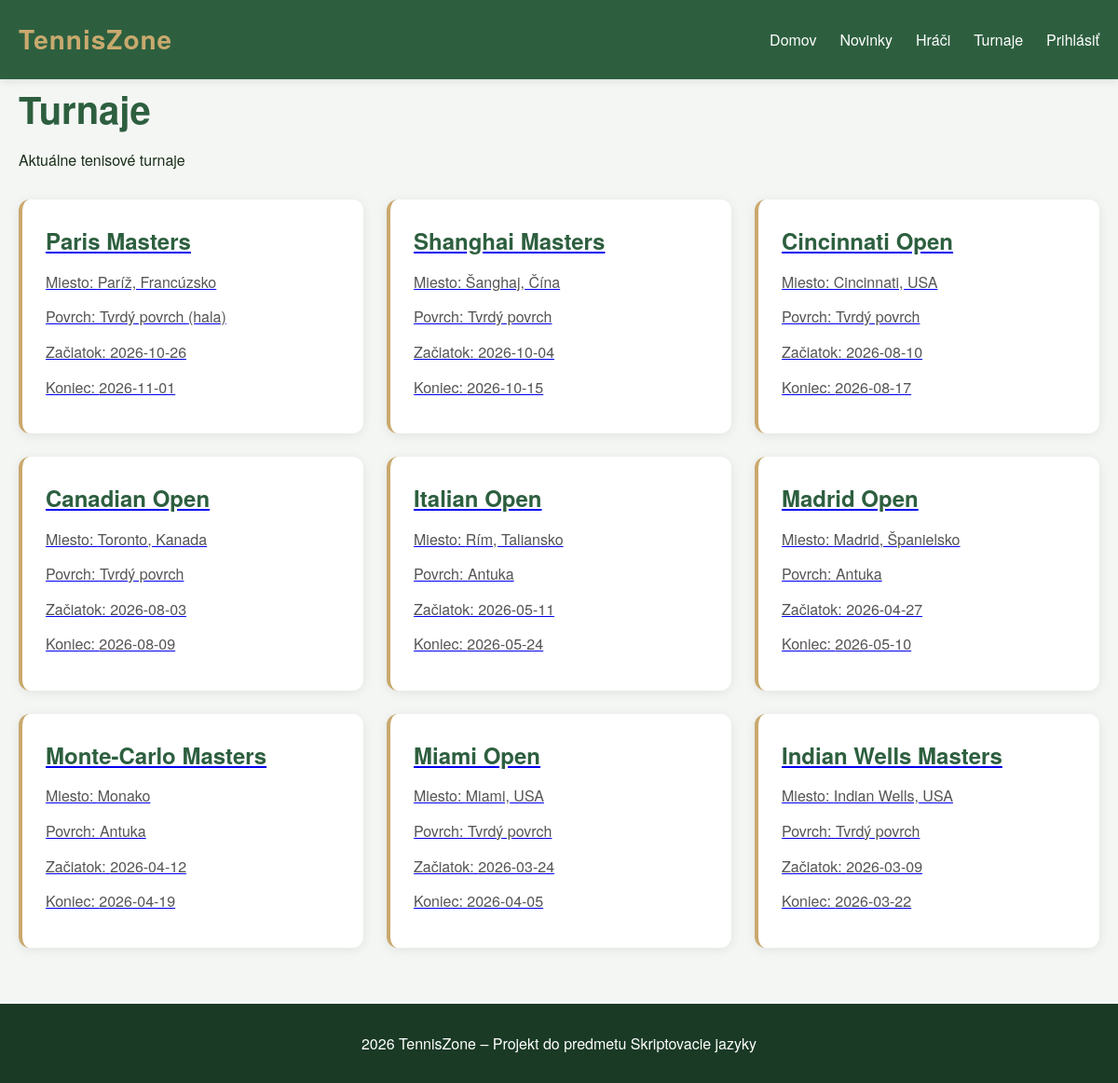
Page /public/templates/tournaments.php on the committed database.
### tables this page shows
CREATE TABLE IF NOT EXISTS tournaments (
    id INT AUTO_INCREMENT PRIMARY KEY,
    name VARCHAR(150) NOT NULL,
    location VARCHAR(100),
    surface VARCHAR(50),
    start_date DATE,
    end_date DATE,
    prize_money INT,
    description TEXT,
    image VARCHAR(255),
    created_at TIMESTAMP DEFAULT CURRENT_TIMESTAMP
);

### autoload.php (called while the page is built, shortened)
<?php
spl_autoload_register(function (string $class): void {
    $prefixes = [
        'App\\Core\\'   => __DIR__ . '/app/core/',
        'App\\Models\\' => __DIR__ . '/app/models/',
    ];
    foreach ($prefixes as $prefix => $baseDir) {
        $len = strlen($prefix);
        if (strncmp($class, $prefix, $len) !== 0) {
            continue;
        }
        $relative = substr($class, $len);
        $file = $baseDir . str_replace('\\', '/', $relative) . '.php';
        if (is_file($file)) {
            return;
        }
    }
});

### app/core/Database.php (called while the page is built, shortened)
<?php
class Database {
    private $host = 'localhost';
    private $dbname = 'tenniszone1';
    private $username = 'root';
    private $password = '';
    private \PDO $connection;
    public function __construct() {
        try {
            $dsn = "mysql:host={$this->host};dbname={$this->dbname};charset=utf8mb4";
            $this->connection = new \PDO($dsn, $this->username, $this->password);
            $this->connection->setAttribute(\PDO::ATTR_ERRMODE, \PDO::ERRMODE_EXCEPTION);
            $this->connection->setAttribute(\PDO::ATTR_DEFAULT_FETCH_MODE, \PDO::FETCH_OBJ);
        } catch (\PDOException $e) {
            echo "Chyba pripojenia: " . $e->getMessage();
        }
    }
    public function getConnection() {
        return $this->connection;
    }
}

### app/models/Tournament.php (called while the page is built, shortened)
<?php
class Tournament {
    private $db;
    public function __construct() {
        $database = new Database();
        $this->db = $database->getConnection();
    }
    public function all() {
        $sql = "SELECT * FROM tournaments ORDER BY start_date DESC";
        $stmt = $this->db->query($sql);
        return $stmt->fetchAll();
    }
}

### public/templates/tournaments.php (the view, shortened to what this page needs)
<?php include __DIR__ . '/partials/header.php';
?>
<?php
$tournament = new Tournament();
$tournaments = $tournament->all();
?>
<h1>Turnaje</h1>
<p>Aktuálne tenisové turnaje</p>
<?php if(count($tournaments)===0): ?>
    <p>Zatial ziadne turnaje nie su</p>
    <?php else: ?>
<div class="articles">
    <?php foreach ($tournaments as $t): ?>
        <a href="tournament-detail.php?id=<?php echo $t->id; ?>" class="player-card-link">
        <div class="article-card">
            <h2><?php echo htmlspecialchars($t->name); ?></h2>
            <p>Miesto: <?php echo htmlspecialchars($t->location); ?></p>
            <p>Povrch: <?php echo htmlspecialchars($t->surface); ?></p>
            <p>Začiatok: <?php echo htmlspecialchars($t->start_date); ?></p>
            <p>Koniec: <?php echo htmlspecialchars($t->end_date); ?></p>
        </div>
    </a>
    <?php endforeach; ?>
</div>
<?php endif; ?>
<?php include __DIR__ . '/partials/footer.php'; ?>

### public/assets/css/style.css (style rules this page uses)
* { box-sizing: border-box; margin: 0; padding: 0; }
body { font-family: 'Helvetica Neue', Arial, sans-serif; background: #f4f6f4; color: #1a2e1a; line-height: 1.6; }
h1 { font-size: 2.5rem; color: #2d5f3f; margin-bottom: 10px; }
h2 { font-size: 1.5rem; color: #2d5f3f; margin-bottom: 12px; }
.articles { display: grid; grid-template-columns: repeat(auto-fit, minmax(320px, 1fr)); gap: 25px; margin-top: 30px; }
.article-card { background: white; border-radius: 12px; padding: 25px; box-shadow: 0 2px 12px rgba(0,0,0,0.08); transition: transform 0.2s, box-shadow 0.2s; border-left: 4px solid #c9a96e; }
.article-card p { color: #555; margin: 12px 0; }

### rows in the picture
tournaments: name "Paris Masters", location "Paríž, Francúzsko", surface "Tvrdý povrch (hala)", start_date "2026-10-26", end_date "2026-11-01"
tournaments: name "Shanghai Masters", location "Šanghaj, Čína", surface "Tvrdý povrch", start_date "2026-10-04", end_date "2026-10-15"
tournaments: name "Cincinnati Open", location "Cincinnati, USA", surface "Tvrdý povrch", start_date "2026-08-10", end_date "2026-08-17"
tournaments: name "Canadian Open", location "Toronto, Kanada", surface "Tvrdý povrch", start_date "2026-08-03", end_date "2026-08-09"
tournaments: name "Italian Open", location "Rím, Taliansko", surface "Antuka", start_date "2026-05-11", end_date "2026-05-24"
tournaments: name "Madrid Open", location "Madrid, Španielsko", surface "Antuka", start_date "2026-04-27", end_date "2026-05-10"
tournaments: name "Monte-Carlo Masters", location "Monako", surface "Antuka", start_date "2026-04-12", end_date "2026-04-19"
tournaments: name "Miami Open", location "Miami, USA", surface "Tvrdý povrch", start_date "2026-03-24", end_date "2026-04-05"
tournaments: name "Indian Wells Masters", location "Indian Wells, USA", surface "Tvrdý povrch", start_date "2026-03-09", end_date "2026-03-22"
